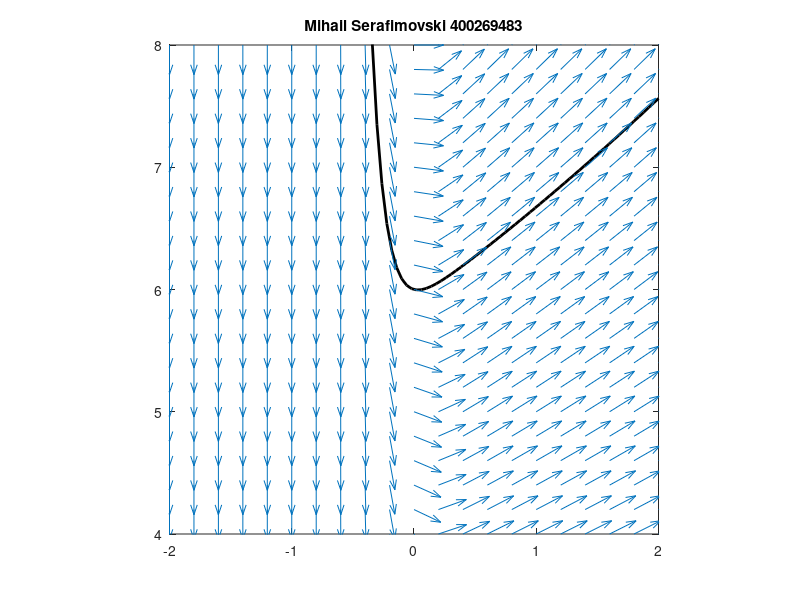

The MATLAB source for this figure:
[x y] = meshgrid(-2:0.2:2,4:0.2:8);

a = ones(size(x));
b = (1/8).*y.^1 - exp(-9.*x.^1);

ascaled = a./sqrt(a.^2+b.^2);
bscaled = b./sqrt(a.^2+b.^2);

x1 = linspace(-2,2,100);
y1 = (8/73)*exp(-9*x1) + (430/73)*exp((1/8)*x1); 

plot(x1,y1,'k','LineWidth', 2); % plotting
title('Mihail Serafimovski 400269483');
xlim([-2, 2]);
ylim([4, 8]);

hold on
quiver(x,y,ascaled,bscaled);
axis equal;
hold off





